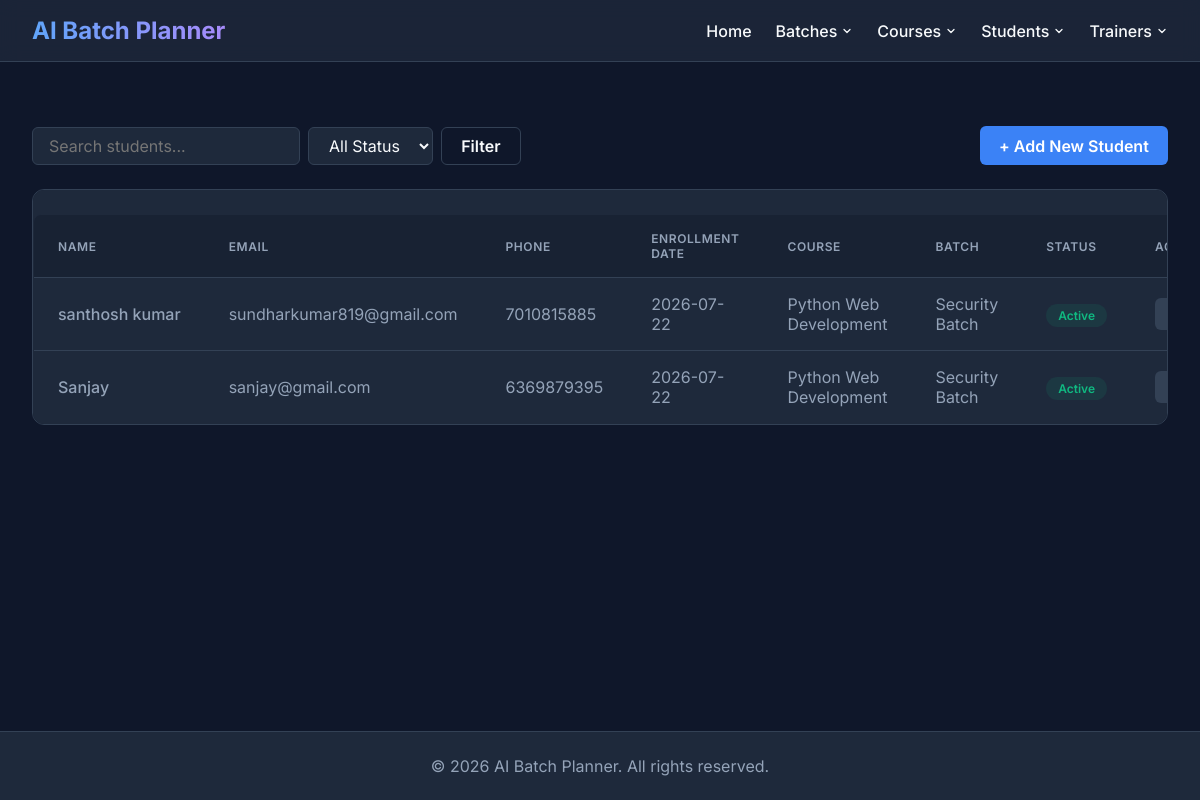
The page /students/ on the database its author committed.
### tables this page shows
CREATE TABLE student (
    student_id INTEGER PRIMARY KEY AUTOINCREMENT,
    full_name TEXT NOT NULL,
    email TEXT NOT NULL UNIQUE,
    phone TEXT NOT NULL UNIQUE,
    enrollment_date TEXT NOT NULL,
    course_id INTEGER,
    batch_id INTEGER,
    status TEXT NOT NULL DEFAULT 'Active' CHECK(status IN ('Active', 'Inactive', 'Alumni', 'Dropped')),
    created_at TIMESTAMP DEFAULT CURRENT_TIMESTAMP,
    updated_at TIMESTAMP DEFAULT CURRENT_TIMESTAMP,
    created_by TEXT,
    updated_by TEXT,
    FOREIGN KEY (course_id) REFERENCES Course(id) ON DELETE SET NULL,
    FOREIGN KEY (batch_id) REFERENCES batch(batch_id) ON DELETE SET NULL
);

CREATE TABLE Course (
    id INTEGER PRIMARY KEY AUTOINCREMENT,

    course_name TEXT NOT NULL UNIQUE,

    technology_stack TEXT NOT NULL,

    duration_hours INTEGER NOT NULL
        CHECK(duration_hours > 0),

    description TEXT,

    status TEXT NOT NULL DEFAULT 'Active'
        CHECK(status IN ('Active', 'Inactive')),

    created_at DATETIME NOT NULL DEFAULT CURRENT_TIMESTAMP,

    updated_at DATETIME NOT NULL DEFAULT CURRENT_TIMESTAMP,

    created_by TEXT,

    updated_by TEXT
);

CREATE TABLE batch (
    batch_id INTEGER PRIMARY KEY AUTOINCREMENT,
    batch_code TEXT NOT NULL UNIQUE,
    batch_name TEXT NOT NULL,
    course_id INTEGER NOT NULL,
    trainer_id INTEGER,
    start_date TEXT NOT NULL,
    end_date TEXT NOT NULL,
    slot_type TEXT NOT NULL CHECK(slot_type IN (
        'Weekday Morning (9:30 AM - 11:30 AM)',
        'Weekday Midday (11:45 AM - 1:45 PM)',
        'Weekday Afternoon (2:45 PM - 4:45 PM)',
        'Weekday Evening (5:00 PM - 7:00 PM)',
        'Weekend Full Day (10:00 AM - 4:00 PM)',
        'Custom'
    )),
    start_time TEXT,
    end_time TEXT,
    mode TEXT NOT NULL DEFAULT 'Offline' CHECK(mode IN ('Online', 'Offline', 'Hybrid')),
    location TEXT,
    max_capacity INTEGER NOT NULL DEFAULT 30 CHECK(max_capacity > 0),
    enrolled_count INTEGER NOT NULL DEFAULT 0 CHECK(enrolled_count >= 0),
    status TEXT NOT NULL DEFAULT 'Upcoming' CHECK(status IN ('Upcoming', 'In Progress', 'Completed', 'On Hold', 'Cancelled')),
    description TEXT,
    created_at TIMESTAMP DEFAULT CURRENT_TIMESTAMP,
    updated_at TIMESTAMP DEFAULT CURRENT_TIMESTAMP,
    created_by TEXT,
    updated_by TEXT,
    FOREIGN KEY (course_id) REFERENCES Course(id) ON DELETE RESTRICT,
    FOREIGN KEY (trainer_id) REFERENCES trainer(trainer_id) ON DELETE SET NULL
);

### routes/student_routes.py (the view)
@student_bp.route('/')
def list_students():
    keyword = request.args.get('keyword', '').strip()
    status = request.args.get('status', '').strip()
    if keyword:
        students = student_service.search_students(keyword)
    elif status:
        students = student_service.filter_students(status)
    else:
        students = student_service.get_all_students()
    return render_template('students.html', students=students)

### database/db.py (called while the page is built)
def get_connection():
    connection = sqlite3.connect(DATABASE_NAME)
    connection.row_factory = sqlite3.Row
    connection.execute("PRAGMA foreign_keys = ON")
    return connection

### models/student.py (called while the page is built)
    def get_all_students(self):
        conn = get_connection()
        try:
            conn.row_factory = sqlite3.Row
            cursor = conn.cursor()
            cursor.execute('''
                SELECT s.student_id, s.full_name, s.email, s.phone, s.enrollment_date, s.status,
                       s.course_id, c.course_name,
                       s.batch_id, b.batch_code, b.batch_name,
                       s.created_at, s.updated_at, s.created_by, s.updated_by
                FROM student s
                LEFT JOIN Course c ON s.course_id = c.id
                LEFT JOIN batch b ON s.batch_id = b.batch_id
                ORDER BY s.enrollment_date DESC
            ''')
            return [dict(row) for row in cursor.fetchall()]
        finally:
            conn.close()

### services/student_service.py (called while the page is built)
    def get_all_students(self):
        return self.model.get_all_students()

### templates/students.html (shortened to what this page needs)
{% extends 'base.html' %}
{% block content %}
<div class="toolbar">
    <form class="search-form" action="{{ url_for('student_bp.list_students') }}" method="GET">
        <input type="text" name="keyword" class="input-control" placeholder="Search students..."
            value="{{ request.args.get('keyword', '') }}">
        <select name="status" class="input-control">
            <option value="">All Status</option>
        </select>
        <button type="submit" class="btn btn-outline">Filter</button>
    </form>
    <a href="{{ url_for('student_bp.create_student') }}" class="btn btn-primary">+ Add New Student</a>
</div>
<div class="table-container">
    <table class="data-table" id="studentsTable">
        <thead>
            <tr>
                <th>Name</th>
                <th>Email</th>
                <th>Phone</th>
                <th>Enrollment Date</th>
                <th>Course</th>
                <th>Batch</th>
                <th>Status</th>
                <th>Actions</th>
            </tr>
        </thead>
        <tbody>
            {% for student in students %}
            <tr class="student-row" data-status="{{ student.status }}">
                <td style="font-weight: 500; white-space: nowrap;">{{ student.full_name }}</td>
                <td>{{ student.email }}</td>
                <td>{{ student.phone }}</td>
                <td>{{ student.enrollment_date }}</td>
                <td>{{ student.course_name if student.course_name else '-' }}</td>
                <td>{{ student.batch_name if student.batch_name else '-' }}</td>
                <td>
                    <span
                        class="status-badge {% if student.status == 'Active' %}status-active{% else %}status-inactive{% endif %}">
                        {{ student.status }}
                    </span>
                </td>
                <td>
                    <div class="actions-group">
                        <a href="{{ url_for('student_bp.edit_student', student_id=student.student_id) }}"
                            class="btn btn-secondary">Edit</a>
                    </div>
                </td>
            </tr>
            {% else %}
            <tr>
                <td colspan="8" style="text-align: center; color: var(--text-muted); padding: 3rem;">
                    No students found. Try adjusting your search filters.
                </td>
            </tr>
            {% endfor %}
        </tbody>
    </table>
</div>
{% endblock %}

### templates/base.html (style rules this page uses)
:root { --bg-color: #0f172a; --surface-color: #1e293b; --surface-hover: #334155; --primary: #3b82f6; --primary-hover: #2563eb; --text-main: #f8fafc; --text-muted: #94a3b8; --danger: #ef4444; --success: #10b981; --border: #334155; }
body { margin: 0; font-family: 'Inter', sans-serif; background-color: var(--bg-color); color: var(--text-main); display: flex; flex-direction: column; min-height: 100vh; }
form { display: flex; flex-direction: column; gap: 12px; max-width: 500px; }
input, select, textarea { padding: 10px 14px; background-color: var(--surface-color); border: 1px solid var(--border); border-radius: 8px; color: var(--text-main); font-size: 1rem; transition: border-color 0.2s; }
button { padding: 10px 15px; background-color: var(--primary); color: white; border: none; border-radius: 8px; cursor: pointer; font-size: 1rem; font-weight: 600; transition: background-color 0.2s; margin-top: 10px; }
.btn { display: inline-flex !important; align-items: center !important; justify-content: center !important; box-sizing: border-box !important; vertical-align: middle !important; margin: 0 !important; }
.search-form { display: flex !important; align-items: center !important; gap: 0.5rem !important; }
.search-form .input-control, .search-form select, .search-form input, .search-form button, .search-form .btn { margin: 0 !important; box-sizing: border-box !important; vertical-align: middle !important; }
table { width: 100%; border-collapse: collapse; margin-top: 1.5rem; background-color: var(--surface-color); border-radius: 8px; overflow: hidden; border: 1px solid var(--border); }
th, td { text-align: left; padding: 14px; border-bottom: 1px solid var(--border); }
th { background-color: rgba(30, 41, 59, 0.5); color: var(--text-main); font-weight: 600; }
td { color: var(--text-muted); }
tr:last-child td { border-bottom: none; }
a { color: var(--primary); text-decoration: none; font-weight: 500; transition: color 0.2s; }

### templates/students.html (style rules this page uses)
.toolbar { display: flex; justify-content: space-between; align-items: center; margin-bottom: 1.5rem; flex-wrap: wrap; gap: 1rem; }
.search-form { display: flex; flex-direction: row; align-items: center; gap: 0.5rem; }
.input-control { background: var(--surface-color); border: 1px solid var(--border); color: var(--text-main); padding: 0.6rem 1rem; border-radius: 6px; font-family: inherit; outline: none; transition: border-color 0.2s; height: 38px; box-sizing: border-box; }
.btn { padding: 0.6rem 1.2rem; border-radius: 6px; font-weight: 600; cursor: pointer; border: none; transition: all 0.2s; text-decoration: none; display: inline-flex; align-items: center; justify-content: center; font-family: inherit; box-sizing: border-box; }
.search-form .btn { height: 38px; box-sizing: border-box; }
.btn-primary { background: var(--primary); color: white; }
.btn-outline { background: transparent; border: 1px solid var(--border); color: var(--text-main); }
.btn-secondary { background: var(--surface-hover); color: var(--text-main); padding: 0.4rem 0.8rem; font-size: 0.875rem; }
.table-container { background: var(--surface-color); border-radius: 12px; border: 1px solid var(--border); overflow-x: auto; }
.data-table { width: 100%; min-width: 1000px; border-collapse: collapse; text-align: left; }
.data-table th, .data-table td { padding: 1rem 1.5rem; border-bottom: 1px solid var(--border); }
.data-table th { background: rgba(15, 23, 42, 0.4); font-weight: 600; color: var(--text-muted); text-transform: uppercase; font-size: 0.75rem; letter-spacing: 0.05em; }
.status-badge { padding: 0.25rem 0.75rem; border-radius: 9999px; font-size: 0.75rem; font-weight: 600; }
.status-active { background: rgba(16, 185, 129, 0.1); color: var(--success); }
.actions-group { display: flex; gap: 0.5rem; align-items: center; }
.actions-group a, .actions-group form { display: inline-flex !important; align-items: center !important; justify-content: center !important; min-width: 100px !important; width: 100px !important; height: 32px !important; margin: 0 !important; padding: 0 !important; box-sizing: border-box !important; }
.actions-group a, .actions-group button { font-size: 0.875rem !important; line-height: 1 !important; border-radius: 6px !important; font-weight: 600 !important; }

### rows shown on the page
student: full_name "santhosh kumar", email "sundharkumar819@gmail.com", phone "7010815885", enrollment_date "2026-07-22", course_name "Python Web Development", batch_name "Security Batch", status "Active"
student: full_name "Sanjay", email "sanjay@gmail.com", phone "6369879395", enrollment_date "2026-07-22", course_name "Python Web Development", batch_name "Security Batch", status "Active"
